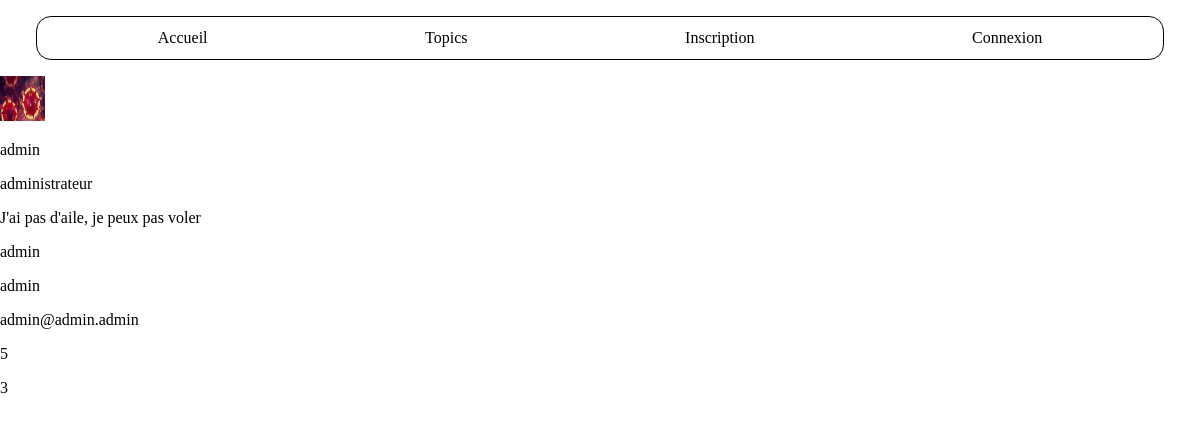
The page /membre.php?id_posteur=1 on the database its author committed.
### tables this page shows
CREATE TABLE IF NOT EXISTS `utilisateurs` (
  `id` int(11) NOT NULL AUTO_INCREMENT,
  `login` varchar(80) NOT NULL,
  `mdp` varchar(80) NOT NULL,
  `nom` varchar(255) NOT NULL,
  `prenom` varchar(255) NOT NULL,
  `mail` varchar(255) NOT NULL,
  `avatar` varchar(255) DEFAULT NULL,
  `id_confidentialite` int(11) NOT NULL DEFAULT 2,
  PRIMARY KEY (`id`)
);

CREATE TABLE IF NOT EXISTS `confidentialite` (
  `id` int(11) NOT NULL AUTO_INCREMENT,
  `rang` varchar(60) NOT NULL,
  PRIMARY KEY (`id`)
);

CREATE TABLE IF NOT EXISTS `messages` (
  `id` int(11) NOT NULL AUTO_INCREMENT,
  `id_conversation` int(11) NOT NULL,
  `id_utilisateur` int(11) NOT NULL,
  `message` varchar(255) NOT NULL,
  `date` datetime DEFAULT current_timestamp(),
  PRIMARY KEY (`id`),
  KEY `id_conversation` (`id_conversation`)
);

### include/php_membre.php (called while the page is built, shortened)
<?php
    $bdd = connexionbdd();
    if (isset($_GET['id_posteur']) && !empty($_GET['id_posteur']))
    {
        $id_posteur = $_GET['id_posteur'];
        $profil = "SELECT * FROM utilisateurs WHERE id = '$id_posteur' ";
        $profil_query = mysqli_query($bdd, $profil);
        $info_profil = mysqli_fetch_all($profil_query, MYSQLI_ASSOC);
        $rang_log = "SELECT * FROM confidentialite INNER JOIN utilisateurs ON utilisateurs.id_confidentialite = confidentialite.id WHERE utilisateurs.id = '$id_posteur' ";
        $rang_query = mysqli_query($bdd, $rang_log);
        $rang = mysqli_fetch_all($rang_query, MYSQLI_ASSOC);
        $mess_info = "SELECT * FROM messages WHERE id_utilisateur = '$id_posteur' ORDER BY date DESC";
        $mess_info_query = mysqli_query($bdd, $mess_info);
        $mess = mysqli_fetch_all($mess_info_query, MYSQLI_ASSOC);
        $number = "SELECT COUNT(*) FROM conversations WHERE id_utilisateur = '$id_posteur' ";
        $number_query = mysqli_query($bdd, $number);
        $nb_conv = mysqli_fetch_all($number_query, MYSQLI_ASSOC);
        $nombre = "SELECT COUNT(*) FROM messages WHERE id_utilisateur = '$id_posteur' ";
        $nombre_query = mysqli_query($bdd, $nombre);
        $nb_msg = mysqli_fetch_all($nombre_query, MYSQLI_ASSOC);
    }
?>

### membre.php (the view, shortened to what this page needs)
<!DOCTYPE html>
<html lang="fr">
<head>
    <link rel="stylesheet" href="css/style.css">
</head>
<body>
    <header>
        <?php include 'include/header.php'; ?>
    </header>
    <main id="membre">
        <?php include 'include/php_membre.php'; ?>
        <section id="ligne">
            <section id="colonne">
                <section id="avatar_log">
                    <img id="avatar" src="<?php echo $info_profil[0]['avatar'];?>" alt="avatar de profil" width="45vw" height="45vh">
                    <section id="log_rang">
                        <p id="log">
                            <?php echo $info_profil[0]['login']; ?>
                        </p>
                        <p id="rang">
                            <?php echo $rang[0]['rang']; ?>
                        </p>
                    </section>
                </section>
                <section id="last_mess">
                    <p id="last-msg">
                        <?php echo $mess[0]['message']; ?>
                    </p>
                </section>
            </section>
            <section id="perso">
                <p id="nom">
                    <?php echo $info_profil[0]['nom'] ; ?>
                </p>
                <p id="prenom">
                    <?php echo $info_profil[0]['prenom']; ?>
                </p>
                <p id="mail">
                    <?php echo $info_profil[0]['mail']; ?>
                </p>
                <p id="nb_conv">
                    <?php echo  $nb_conv[0]['COUNT(*)'] ; ?>
                </p>
                <p id="nb_mess">
                    <?php echo $nb_msg[0]['COUNT(*)']; ?>
                </p>
            </section>
        </section>
    </main>
</body>
</html>

### css/style.css (style rules this page uses)
html { margin: 0; height: 100%; }
body { display: flex; flex-direction: column; margin: 0; height: 100%; }

### rows shown on the page
utilisateurs: avatar (picture), login "admin", id_confidentialite.rang "administrateur", nom "admin", prenom "admin", mail "admin@admin.admin"
messages: message "J'ai pas d'aile, je peux pas voler"

### other values the page prints
$nb_conv[0]['COUNT(*)'] "5"
$nb_msg[0]['COUNT(*)'] "3"
